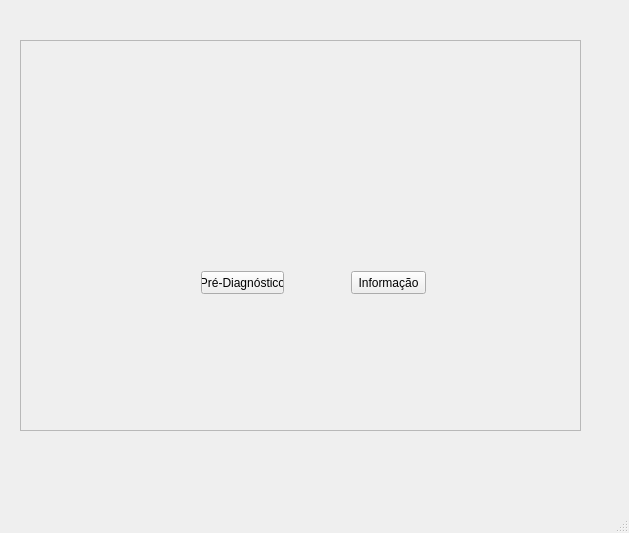
<?xml version="1.0" encoding="UTF-8"?>
<ui version="4.0">
 <class>MainWindow</class>
 <widget class="QMainWindow" name="MainWindow">
  <property name="geometry">
   <rect>
    <x>0</x>
    <y>0</y>
    <width>629</width>
    <height>533</height>
   </rect>
  </property>
  <property name="windowTitle">
   <string>Início</string>
  </property>
  <widget class="QWidget" name="centralwidget">
   <widget class="QScrollArea" name="scrollArea">
    <property name="geometry">
     <rect>
      <x>20</x>
      <y>40</y>
      <width>561</width>
      <height>391</height>
     </rect>
    </property>
    <property name="widgetResizable">
     <bool>true</bool>
    </property>
    <widget class="QWidget" name="scrollAreaWidgetContents">
     <property name="geometry">
      <rect>
       <x>0</x>
       <y>0</y>
       <width>559</width>
       <height>389</height>
      </rect>
     </property>
     <widget class="QLabel" name="label">
      <property name="geometry">
       <rect>
        <x>140</x>
        <y>40</y>
        <width>301</width>
        <height>191</height>
       </rect>
      </property>
      <property name="text">
       <string/>
      </property>
      <property name="pixmap">
       <pixmap>E:/Felipe/Tec-Pro/Projeto/ProjetoTec/UFPB.png</pixmap>
      </property>
      <property name="scaledContents">
       <bool>true</bool>
      </property>
     </widget>
     <widget class="QPushButton" name="pushButton_2">
      <property name="geometry">
       <rect>
        <x>330</x>
        <y>230</y>
        <width>75</width>
        <height>23</height>
       </rect>
      </property>
      <property name="text">
       <string>Informação</string>
      </property>
     </widget>
     <widget class="QPushButton" name="pushButton">
      <property name="geometry">
       <rect>
        <x>180</x>
        <y>230</y>
        <width>83</width>
        <height>23</height>
       </rect>
      </property>
      <property name="text">
       <string>Pré-Diagnóstico</string>
      </property>
     </widget>
    </widget>
   </widget>
  </widget>
  <widget class="QMenuBar" name="menubar">
   <property name="geometry">
    <rect>
     <x>0</x>
     <y>0</y>
     <width>629</width>
     <height>21</height>
    </rect>
   </property>
  </widget>
  <widget class="QStatusBar" name="statusbar"/>
 </widget>
 <resources/>
 <connections/>
</ui>
